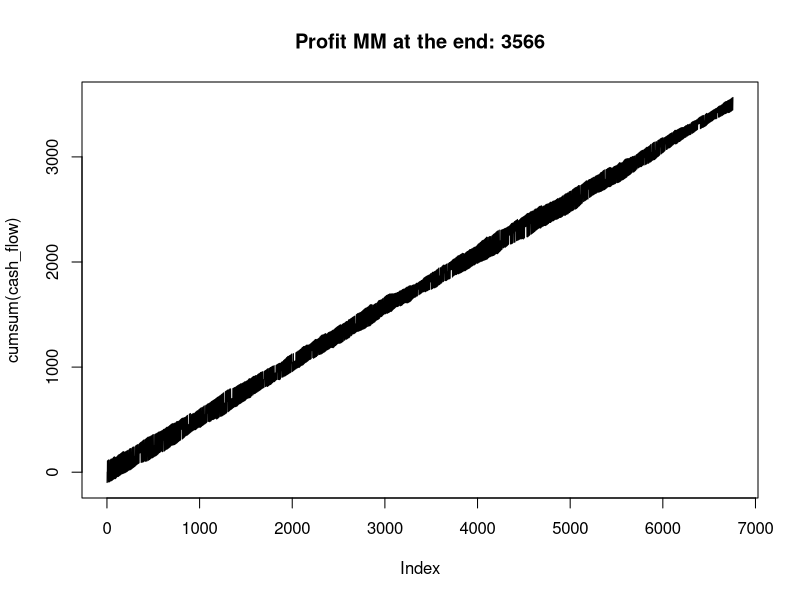
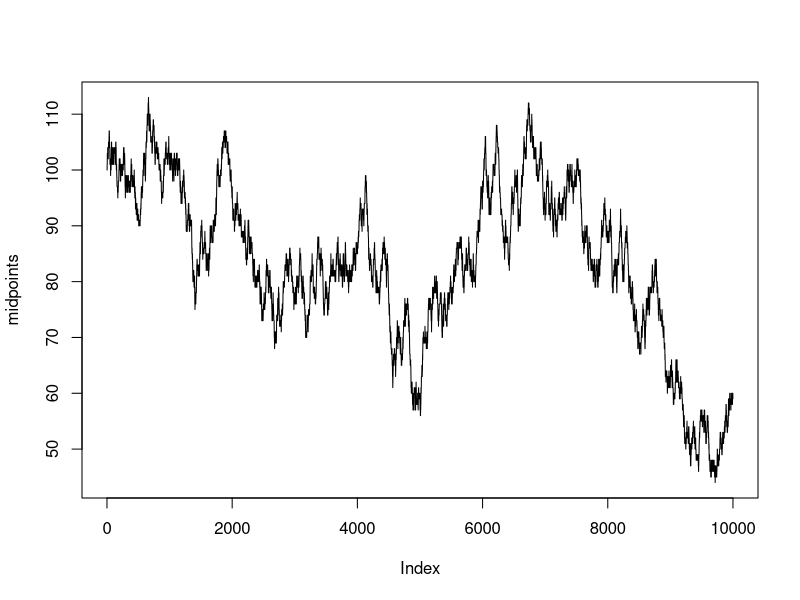

These figures' R source, in order:
## ---- chunk 1

random_prices <- function(n, start_price=100, rng_seed=123) {
    # Generate random prices, with lag-1 differences in {-1, 0, 1}
    #
    # Arguments:
    # n             number of prices to generate
    # start_price   the starting price
    # seed          seed to inialize the RNG with
    #
    # Returns:
    # random_prices     vector of length n, with random prices
    
    set.seed(rng_seed)
    return(cumsum(c(start_price, round(runif(n-1) * 2 - 1))))
}


allowed_trades <- function(aggro_orders, inventory_limits=c(-1, 1)) {
    # Returns a logical vector indicating which trades can be
    # executed without breaching inventory_limits.
    # Arguments:
    #           aggro_orders        a vector of values {-1, 1}, with -1 
    #                               representing an aggressive sell order (MM trades at the bid) 
    #                               and 1 representing aggressive buy order (MM trades at the ask)
    #           inventory_limits    a 2-value vector, e.g. (-5, 6) representing
    #                               the limits of inventory that the market maker
    #                               has to adhere to.
    # Returns:  
    #           allowed_trades      logical vector of same length as the trades argument, indicating
    #                               trades that the market maker can particiapte in without going 
    #                               past the inventory limits.
    # 
    n <- length(aggro_orders)
    allowed_trades <- rep(NA, n)  # pre-allocate
    lower <- min(inventory_limits)
    upper <- max(inventory_limits)
    
    inventory <- 0
    for (i in 1:n) {
        # a sell trade (-1) increases inventory, a buy (+1) decreases
        # hence we need to subtract the trade from current inventory
        # to get new inventory
        new_inventory <- inventory - aggro_orders[i] 
        if (new_inventory >= lower & new_inventory <= upper) {
            inventory <- new_inventory
            allowed_trades[i] <- TRUE
        } else {
            # inventory remains unchanged as MM does not trade
            allowed_trades[i] <- FALSE
        }
    }
    
    return(allowed_trades)
}


random_orders <- function(n, rng_seed=123) {
    # Generate buy and sell orders randomly
    #
    # Arguments:    
    # n       number of orders to generate
    # seed    seed to inialize the RNG with
    #
    # Returns:
    # random_orders     a vector of length n, with values in {-1, 1}
    #                   with -1 being a sell order and 1 a buy order
    set.seed(rng_seed)
    return(round(runif(n)) * 2 - 1)
}

N <- 10000
orders <- random_orders(N)
midpoints <- random_prices(N)
inventory_limits <- c(-1, 1)  
trades <- allowed_trades(orders, inventory_limits)

# compute the trade price (bid or ask) then compute the cash flow:
# because bid-spread is 1 and ask spread is 1, we can simply
# add midpoints and orders to get the execution prices. Then
# multiply the execution price by the orders to get the MM's 
# cash flow.
cash_flow <- (midpoints[trades] + orders[trades]) * orders[trades]
end_profit <- sum(cash_flow)
# visualize that paper profit
plot(cumsum(cash_flow), type='l',
     main=paste('Profit MM at the end:', end_profit))
plot(midpoints, type='l')
